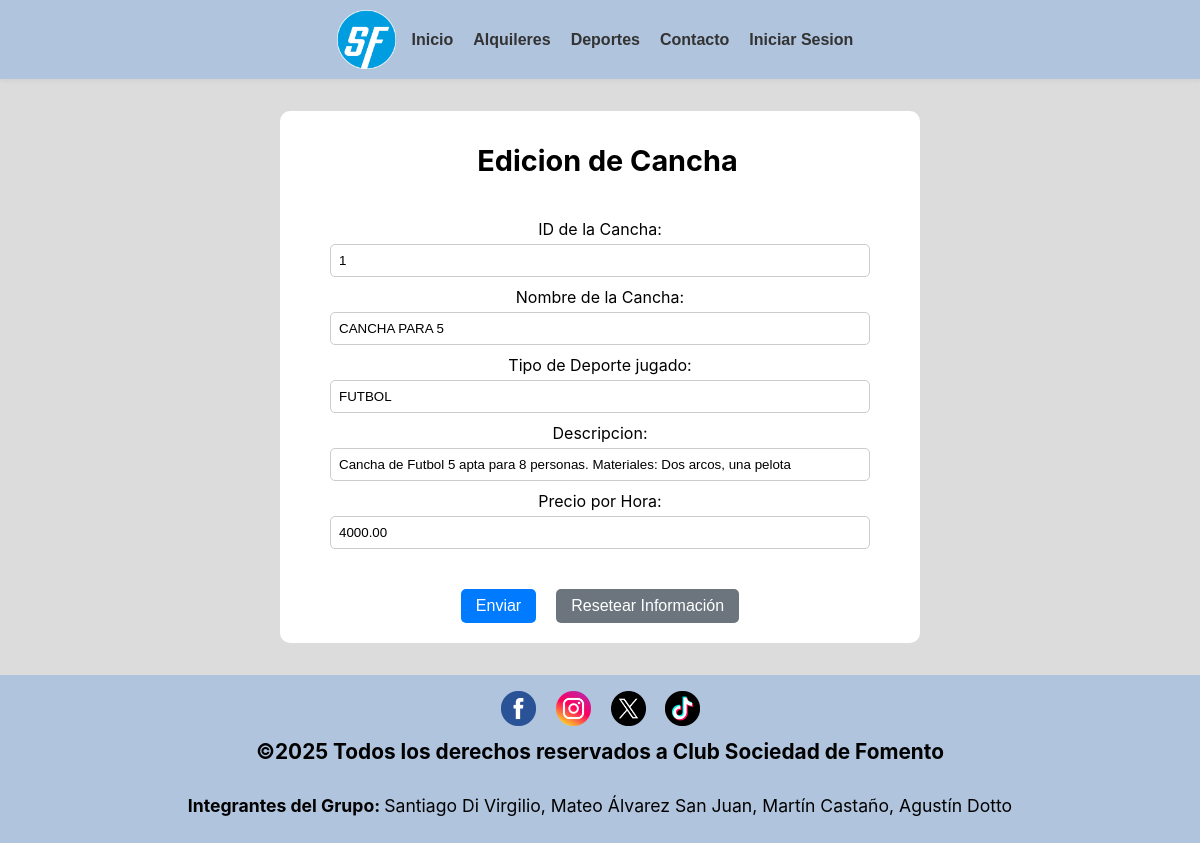
The app's page /modificar_cancha_formu.php?id_cancha=1 with its own data.
### tables this page shows
CREATE TABLE `canchas` (
  `id_cancha` int(5) NOT NULL,
  `nombre` varchar(50) NOT NULL,
  `tipo` varchar(30) NOT NULL,
  `descripcion` varchar(255) NOT NULL,
  `precio_hora` decimal(10,2) NOT NULL
);

### modificar_cancha_formu.php (the view, shortened to what this page needs)
<!DOCTYPE html>
<html lang="es">
<head>
	<link rel="stylesheet" href="https://cdnjs.cloudflare.com/ajax/libs/font-awesome/4.7.0/css/font-awesome.min.css">
	<link rel="stylesheet" type="text/css" href="css/estilos.css">
</head>
<body>
	<header>
		<a href="index.php"><img src="imagenes/logo.webp" alt="Logo de la página" class="logo"></a>
	<?php
    include("NAV.php");
    include("conexion.php");
$id = $_GET['id_cancha'];
$conexion_cancha= mysqli_query($conexion, "SELECT * FROM canchas WHERE id_cancha = '$id'");
$cancha = mysqli_fetch_array($conexion_cancha);
    ?>
	</header>
	<article >
    <section class="formu">
        <h3>Edicion de Cancha</h3><br>
	<form action="modificar_cancha.php" method="post">
        <div class="form-group">
            <label for="id_cancha">ID de la Cancha:</label>
            <input type="text" readonly="readonly" name="id_cancha" value="<?php echo $cancha["id_cancha"]?>" />
        </div>
        <div class="form-group">
            <label for="nombre">Nombre de la Cancha:</label>
            <input type="text" name="nombre" value="<?php echo $cancha["nombre"]?>" />
        </div>
        <div class="form-group">
            <label for="tipo">Tipo de Deporte jugado:</label>
            <input type="text" name="tipo" value="<?php echo $cancha["tipo"]?>" />
        </div>
        <div class="form-group">
            <label for="descripcion">Descripcion:</label>
            <input type="text" name="descripcion" value="<?php echo $cancha["descripcion"]?>" />
        </div>
        <div class="form-group">
            <label for="precio">Precio por Hora:</label>
            <input type="text" name="precio" value="<?php echo $cancha["precio_hora"]?>" />
        </div>
        <div class="form-buttons">
            <input id="Enviar" type="submit" value="Enviar">
            <input id="Resetear" type="reset" value="Resetear Información">
        </div>
    </form>
    </section>
</article>
<footer>
<?php
    include("FOOTER.php");
?>
</footer>
</body>
</html>

### css/estilos.css (style rules this page uses)
* { padding: 0; margin: 0; }
body { background-color: #dcdcdc; font-family: -apple-system, BlinkMacSystemFont, "Segoe UI", Roboto, Helvetica, Arial, sans-serif, "Apple Color Emoji", "Segoe UI Emoji", "Segoe UI Symbol"; font-size: 1.3rem; background-size: cover; background-position: center; min-height: 100vh; / background-attachment: fixed; display: flex; flex-direction: column; }
header { text-align: center; background-color: #b0c4de; padding: 10px; position: relative; align-items: center; box-shadow: 0 2px 4px rgba(0, 0, 0, 0.05); }
a { text-decoration: none; color:rgb(42, 75, 138); }
.logo { width: 5%; display: inline-block; vertical-align: middle; }
.formu { width: 100%; max-width: 600px; margin: 2rem auto; color: #000000; background-color: #ffffff; border-radius: 10px; padding: 20px; text-align: center; ; display: flex; flex-direction: column; }
.formu h3 { font-size: 1.8rem; font-weight: bold; margin-bottom: 1rem; }
.formu label { font-size: 1rem; font-weight: normal; }
.formu form { height: auto; display: flex; flex-direction: column; justify-content: center; gap: 10px; }
form label { display: block !important; text-align: center; }
.formu form input[type="text"], .formu form input[type="password"], .formu form input[type="email"], .formu form textarea { width: 90%; align-self: center; box-sizing: border-box; border: 1px solid #ccc; border-radius: 5px; padding: 8px; }
.form-buttons { display: flex; justify-content: center; margin-top: 5%; gap: 20px; }
.form-buttons input { padding: 8px 15px; font-size: 1rem; border: none; border-radius: 5px; cursor: pointer; background-color: #007bff; color: white; transition: background-color 0.3s ease; }
.form-buttons input#Resetear { background-color: #6c757d; }
.form-group { display: flex; flex-direction: column; gap: 5px; align-items: center; }
article h3 { margin-left: 2.5%; margin-bottom: 1.5%; margin-top: 2%; font-size: 1.4rem; color: #000000; }
h3 { margin-left: 3%; color: #000000; }
footer { background-color: #b0c4de; text-align: center; padding: 1rem 0; }

### records on screen
canchas: id_cancha "1", nombre "CANCHA PARA 5", tipo "FUTBOL", descripcion "Cancha de Futbol 5 apta para 8 personas. Materiales: Dos arcos, una pelota", precio "4000.00"
